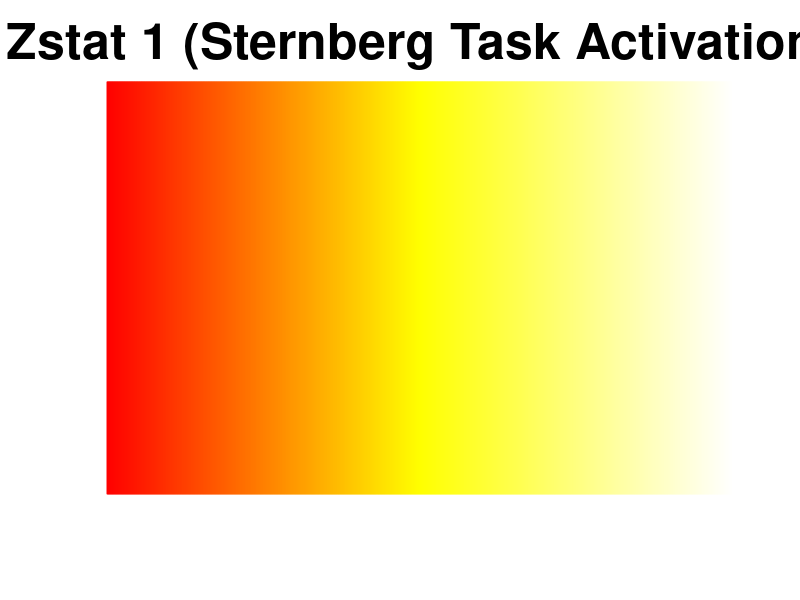
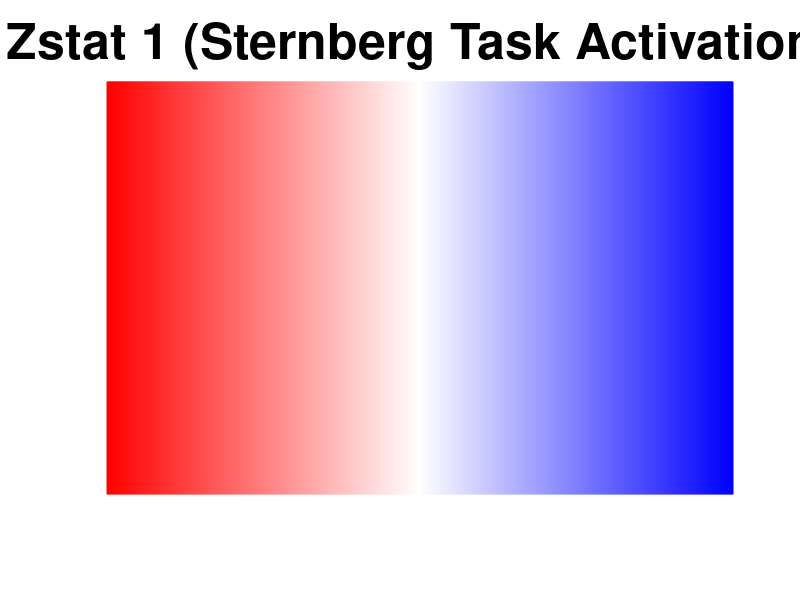
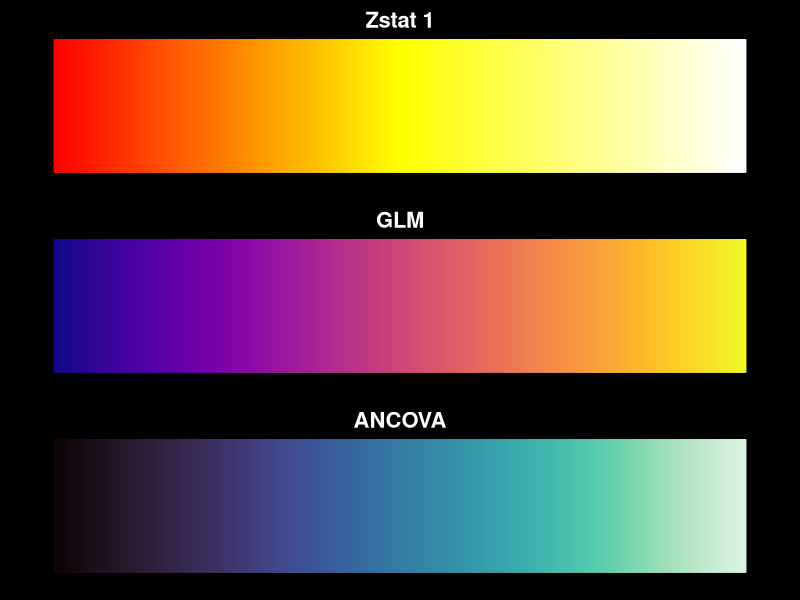

Write R code to recreate these figures, in order.
#!/usr/bin/Rscript

library(viridis)
library(magrittr)
library(RColorBrewer)

# create the mako and the fire color bars

# create red-yellow bar

red_yellow <- colorRampPalette(colors = c("red","yellow","white"))

barplot(rep(1,1000), col = red_yellow(1000),border = red_yellow(1000),
        axes = F, main ="Zstat 1 (Sternberg Task Activation)",
         cex.main = 3)

red_blue <- colorRampPalette(colors = c("red","white","blue"))

barplot(rep(1,1000), col = red_blue(1000),border = red_blue(1000),
        axes = F, main ="Zstat 1 (Sternberg Task Activation)",
        cex.main = 3)
## plot the figure
png("figS6_colorbar.png",width = 333,height = 205,units = "px")

par(mfrow = c(3,1),bg ="black",
    col.main = "white",mar = c(2,2,3,2))

barplot(rep(1,1000), col = red_yellow(1000),border = red_yellow(1000),
        axes = F, main ="Zstat 1",
        cex.main = 2)
barplot(rep(1,1000), col = plasma(1000),border = plasma(1000),
       axes = F, main ="GLM", cex.main = 2)

barplot(rep(1,1000), col = mako(1000),border = mako(1000),
        axes = F, main = "ANCOVA", cex.main = 2)
dev.off()


